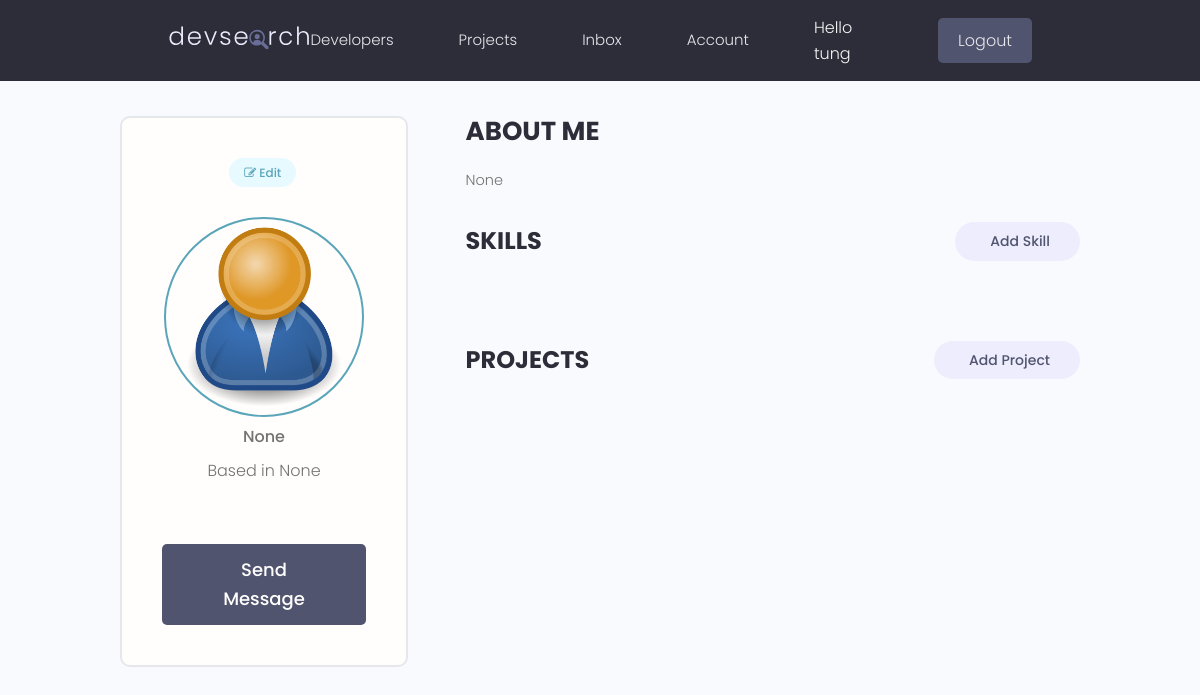
Page /profiles/user (signed in) on the committed database.
### users/models.py (models this page shows, shortened)
class Profile(models.Model):
    user = models.OneToOneField(User,on_delete=models.CASCADE , null=True, blank= True)
    name = models.CharField(max_length=255, blank=True, null=True)
    email = models.EmailField(max_length=500 , blank=True, null=True)
    username = models.CharField(max_length=255, blank=True, null=True)
    location = models.CharField(max_length=255, blank=True, null=True)
    short_intro = models.CharField(max_length=255, blank=True , null=True)
    bio = models.TextField(blank=True,null=True)
    profile_image = models.ImageField(null=True , blank=True, upload_to='profiles/', default='profiles/user-default.png')
    social_github = models.CharField(max_length=255, blank=True, null=True)
    social_twitter = models.CharField(max_length=255, blank=True, null=True)
    social_linkedin = models.CharField(max_length=255, blank=True, null=True)
    social_youtube = models.CharField(max_length=255, blank=True, null=True)
    social_website = models.CharField(max_length=255, blank=True, null=True)
    created = models.DateTimeField(auto_now_add=True)
    id = models.UUIDField(default=uuid.uuid4, unique=True, primary_key=True, editable=False)
    class Meta:
        ordering = ['created']

### users/views.py (the view)
# urls.py: path('user',views.userAccount,name='user'),
@login_required(login_url='login')
def userAccount(request):
    profile= request.user.profile
    skills = profile.skill_set.all()  # query a skill in data with many to many relationship
    projects= profile.project_set.all()
    context= {'profile':profile, 'skills':skills, 'projects':projects}
    return render(request,'users/account.html',context)

### users/templates/users/account.html (shortened to what this page needs)
{% extends 'main.html'%}
{% block content %}
  <main class="settingsPage profile my-md">
    <div class="container">
      <div class="layout">
        <div class="column column--1of3">
          <div class="card text-center">
            <div class="card__body dev">
              <a class="tag tag--pill tag--main settings__btn" href="{% url 'edit-user' %}"><i class="fa fa-pencil-square-o" aria-hidden="true"></i></i> Edit</a>
              <img class="avatar avatar--xl dev__avatar" src="{{profile.profile_image.url}}" />
              <p class="dev__title">{{profile.short_intro}}</p>
              <p class="dev__location">Based in {{profile.location}}</p>
              <a href="{% url 'create-message' profile.id %}" class="btn btn--sub btn--lg">Send Message </a>
            </div>
          </div>
        </div>
        <div class="column column--2of3">
          <div class="devInfo">
            <h3 class="devInfo__title">About Me</h3>
            <p class="devInfo__about">
              {{profile.bio}}
            </p>
          </div>
          <div class="settings">
            <h3 class="settings__title">Skills</h3>
            <a class="tag tag--pill tag--sub settings__btn tag--lg" href="{% url 'skill-create'%}"> Add Skill</a>
          </div>
          <div class="settings">
            <h3 class="settings__title">Projects</h3>
            <a class="tag tag--pill tag--sub settings__btn tag--lg" href="{% url 'project-create'%}"> Add Project</a>
          </div>
        </div>
      </div>
    </div>
  </main>
{% endblock content %}

### templates/navbar.html (shortened to what this page needs)
{% load static %}
 <header class="header">
    <div class="container container--narrow">
      <a href="/" class="header__logo">
        <img src="{% static 'images/logo.svg' %}" alt="DevSearch Logo" />
      </a>
      <nav class="header__nav">
        <ul class="header__menu">
          <li class="header__menuItem"><a href="{% url 'profile' %}">Developers</a></li>
          <li class="header__menuItem"><a href="{% url 'projects' %}">Projects</a></li>
          {% if request.user.is_authenticated %}
          <li class="header__menuItem"><a href="{% url 'inbox'%}">Inbox</a></li>
          <li class="header__menuItem"><a href="{% url 'user'%}">Account</a></li>
          <li> <p style="color: whitesmoke;">Hello {{request.user.username}}</p></li>
          <li class="header__menuItem"><a href="{% url 'logout'%}" class="btn btn--sub">Logout</a></li>
          {% else %}
          <li class="header__menuItem"><a href="{% url 'login'%}" class="btn btn--sub">Login/Sign Up</a></li>
          {% endif %}
        </ul>
      </nav>
    </div>
  </header>

### static/css/app.css (style rules this page uses)
:root { --color-sub: #2d2d39; }
.btn--sub { background-color: var(--color-sub-light); }
.card { border: 2px solid var(--color-light); }
img { width: 100%; }
.header { position: sticky; z-index: 111; background-color: var(--color-sub); padding: 1.5rem 0; }
.header > .container { display: flex; justify-content: space-between; align-items: center; }
.header__logo > img { height: 3.8rem; }
.header__nav > ul { display: inline-flex; align-items: center; list-style: none; gap: 6.5rem; }
.header__menuItem > a { color: var(--color-light); font-weight: 300; }
.profile .card > .dev { padding: 4rem; }
.dev__avatar { display: block; margin: auto; }
.dev__title { font-size: 1.6rem; font-weight: 500; line-height: 1.3; }
.dev__location { margin-top: 1rem; }
.devInfo { margin-bottom: 3rem; }
.devInfo__title, .devInfo__subtitle { font-size: 2.6rem; color: var(--color-sub); text-transform: uppercase; font-weight: 700; margin-bottom: 1.5rem; }
.devInfo__about, .devSkill__info { font-size: 1.45rem; line-height: 1.7; text-align: justify; }
.settingsPage .dev > .settings__btn { display: inline-block; margin-bottom: 3rem; }
.settings { display: flex; justify-content: space-between; align-items: center; }
.settings__title { font-size: 2.4rem; text-transform: uppercase; font-weight: 700; color: var(--color-sub); }

### static/uikit/styles/modules/_variables.css (style rules this page uses)
:root { --color-main: #5aa5b9; --color-main-light: #e6faff; --color-sub: #3f4156; --color-sub-light: #51546e; --color-sub-lighter: #ededfd; --color-text: #737373; --color-gray: #8b8b8b; --color-light: #e5e7eb; --color-light-gray: #767676; --color-bg: #f8fafd; --color-white: #fffefd; --color-white-light: #f3f3f3; --color-success: #359e64; --color-success-bg: #def8e8; --color-error: #fc4b0b; --color-error-bg: #fff2ee; --font-base: 'Poppins', arial, helvetica, 'Segoe UI', roboto, ubuntu, sans-serif; --font-monospace: 'Fira Code', 'Courier New', courier, monospace; --font-regular: 300; --font-medium: 500; --font-bold: 700; --generic-shadow: 1px 1px 5px #00000010; --generic-transition: all 0.3s ease-in-out; }

### static/uikit/styles/modules/_base.css (style rules this page uses)
* { margin: 0; padding: 0; box-sizing: border-box; text-rendering: optimizeLegibility; color: inherit; font-size: inherit; }
html { font-size: 50%; }
@media only screen and (min-width: 480px) { html { font-size: 56.25%; } }
@media only screen and (min-width: 1200px) { html { font-size: 62.5%; } }
body { line-height: 1.6; font-weight: 400; font-size: 1.5rem; color: var(--color-text); background-color: var(--color-bg); min-height: 100vh; }

### static/uikit/styles/modules/_typography.css (style rules this page uses)
* { font-family: var(--font-base); }
h3 { font-size: 3.2rem; font-weight: var(--font-medium); }
p, span, strong { font-size: 1.6rem; color: var(--color-text); font-weight: var(--font-regular); }
a { padding-bottom: 2px; text-decoration: none; display: inline-block; color: var(--color-main); font-weight: var(--font-medium); }

### static/uikit/styles/modules/_utilities.css (style rules this page uses)
.container { width: 92%; max-width: 165rem; margin: 0 auto; box-sizing: border-box; }
.container--narrow { width: 92%; max-width: 120rem; }
@media screen and (min-width: 1000px) { .container { width: 90%; } }
@media screen and (min-width: 1000px) { .container--narrow { width: 85%; } }
@media screen and (min-width: 1200px) { .container { width: 80%; } }
@media screen and (min-width: 1200px) { .container--narrow { width: 72%; } }
.text-center { text-align: center; }
.my-md { margin: 3rem auto; }

### static/uikit/styles/modules/_avatar.css (style rules this page uses)
.avatar { border-radius: 50%; border: 2px solid var(--color-main); object-fit: cover; }
.avatar--xl { height: 20rem; width: 20rem; }

### static/uikit/styles/modules/_button.css (style rules this page uses)
.btn { display: inline-block; position: relative; cursor: pointer; background-color: var(--color-light); font-weight: var(--font-medium); color: var(--color-sub); text-decoration: none; padding: 1rem 2rem; border-radius: 0.5rem; border: none; width: -webkit-fit-content; width: -moz-fit-content; width: fit-content; height: -webkit-fit-content; height: -moz-fit-content; height: fit-content; font-size: 1.6rem; outline-width: 0; outline-color: transparent; -webkit-backface-visibility: hidden; backface-visibility: hidden; transition: all 0.3s ease-in-out; }
.btn--sub { background-color: var(--color-sub); color: var(--color-white); }
.btn--lg { font-size: 1.8rem; padding: 1.2rem 4.5rem; }

### static/uikit/styles/modules/_card.css (style rules this page uses)
.card { border-radius: 1rem; background-color: var(--color-white); border: 1.5px solid var(--color-light); width: auto; height: auto; margin-top: 0.5rem; margin-bottom: 0.5rem; overflow: hidden; }
.card__body, .card__header { padding: 2rem 2.5rem; }

### rows in the picture
Profile: profile_image (placeholder picture), short_intro "None", location "None", bio "None"

### other values in the picture
{{ request.user.username }} "tung"
